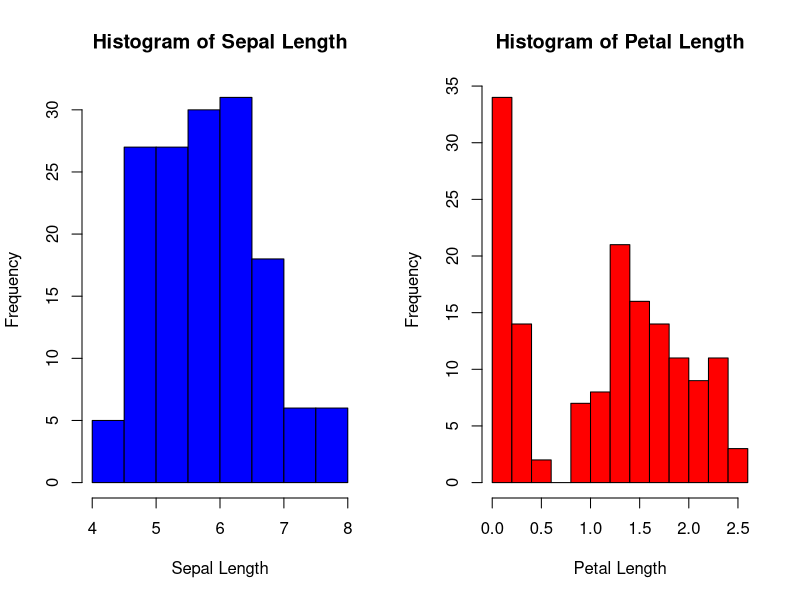

The R source for this figure:
## ---- chunk 1
knitr::opts_chunk$set(echo = FALSE)
## ---- chunk 2
iris
## ---- chunk 3
summary(iris)
table(iris$Species)
## ---- chunk 4
par(mfrow=c(1,2))
hist(iris$Sepal.Length, col="blue",main = "Histogram of Sepal Length",
     xlab="Sepal Length")
hist(iris$Petal.Width, col="red",main = "Histogram of Petal Length",
     xlab="Petal Length")
